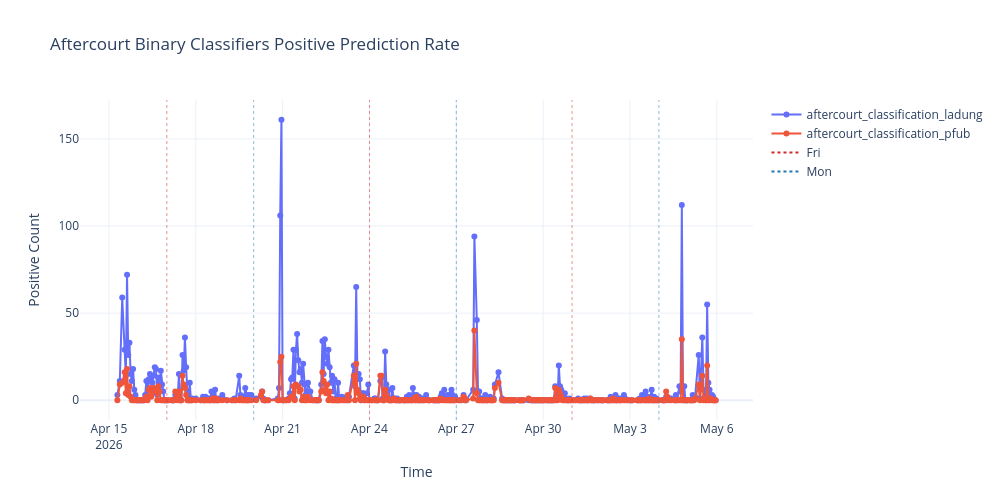

The cell this chart's notebook holds for it:
### Code cell
plot_time_series(df, title="Aftercourt Binary Classifiers Positive Prediction Rate", ylabel="Positive Count")

### Figure 1 — Plotly figure (JSON) as saved in the notebook; plotly's stock layout.template omitted (floating-point values rounded to 4 significant figures; data arrays with more than 128 entries replaced by an {"elided": "..."} marker saying what was removed)
{"data": [{"hovertemplate": "Metric=aftercourt_classification_ladung<br>Time=%{x}<br>Positive Count=%{y}<extra></extra>", "legendgroup": "aftercourt_classification_ladung", "line": {"color": "#636efa", "dash": "solid"}, "marker": {"symbol": "circle"}, "mode": "lines+markers", "name": "aftercourt_classification_ladung", "orientation": "v", "showlegend": true, "type": "scatter", "x": {"elided": "391 str values"}, "xaxis": "x", "y": {"elided": "391 float values"}, "yaxis": "y"}, {"hovertemplate": "Metric=aftercourt_classification_pfub<br>Time=%{x}<br>Positive Count=%{y}<extra></extra>", "legendgroup": "aftercourt_classification_pfub", "line": {"color": "#EF553B", "dash": "solid"}, "marker": {"symbol": "circle"}, "mode": "lines+markers", "name": "aftercourt_classification_pfub", "orientation": "v", "showlegend": true, "type": "scatter", "x": {"elided": "391 str values"}, "xaxis": "x", "y": {"elided": "391 float values"}, "yaxis": "y"}, {"hoverinfo": "skip", "line": {"color": "#d62728", "dash": "dot"}, "mode": "lines", "name": "Fri", "showlegend": true, "type": "scatter", "x": ["2026-04-17T00:00:00"], "y": [null]}, {"hoverinfo": "skip", "line": {"color": "#1f77b4", "dash": "dot"}, "mode": "lines", "name": "Mon", "showlegend": true, "type": "scatter", "x": ["2026-04-20T00:00:00"], "y": [null]}], "layout": {"height": 500, "hovermode": "x unified", "legend": {"title": {"text": ""}, "tracegroupgap": 0}, "shapes": [{"line": {"color": "#d62728", "dash": "dot", "width": 1}, "opacity": 0.5, "type": "line", "x0": "2026-04-17T00:00:00", "x1": "2026-04-17T00:00:00", "xref": "x", "y0": 0, "y1": 1, "yref": "y domain"}, {"line": {"color": "#1f77b4", "dash": "dot", "width": 1}, "opacity": 0.5, "type": "line", "x0": "2026-04-20T00:00:00", "x1": "2026-04-20T00:00:00", "xref": "x", "y0": 0, "y1": 1, "yref": "y domain"}, {"line": {"color": "#d62728", "dash": "dot", "width": 1}, "opacity": 0.5, "type": "line", "x0": "2026-04-24T00:00:00", "x1": "2026-04-24T00:00:00", "xref": "x", "y0": 0, "y1": 1, "yref": "y domain"}, {"line": {"color": "#1f77b4", "dash": "dot", "width": 1}, "opacity": 0.5, "type": "line", "x0": "2026-04-27T00:00:00", "x1": "2026-04-27T00:00:00", "xref": "x", "y0": 0, "y1": 1, "yref": "y domain"}, {"line": {"color": "#d62728", "dash": "dot", "width": 1}, "opacity": 0.5, "type": "line", "x0": "2026-05-01T00:00:00", "x1": "2026-05-01T00:00:00", "xref": "x", "y0": 0, "y1": 1, "yref": "y domain"}, {"line": {"color": "#1f77b4", "dash": "dot", "width": 1}, "opacity": 0.5, "type": "line", "x0": "2026-05-04T00:00:00", "x1": "2026-05-04T00:00:00", "xref": "x", "y0": 0, "y1": 1, "yref": "y domain"}], "title": {"text": "Aftercourt Binary Classifiers Positive Prediction Rate"}, "width": 1000, "xaxis": {"anchor": "y", "domain": [0, 1], "title": {"text": "Time"}}, "yaxis": {"anchor": "x", "domain": [0, 1], "title": {"text": "Positive Count"}}}}
